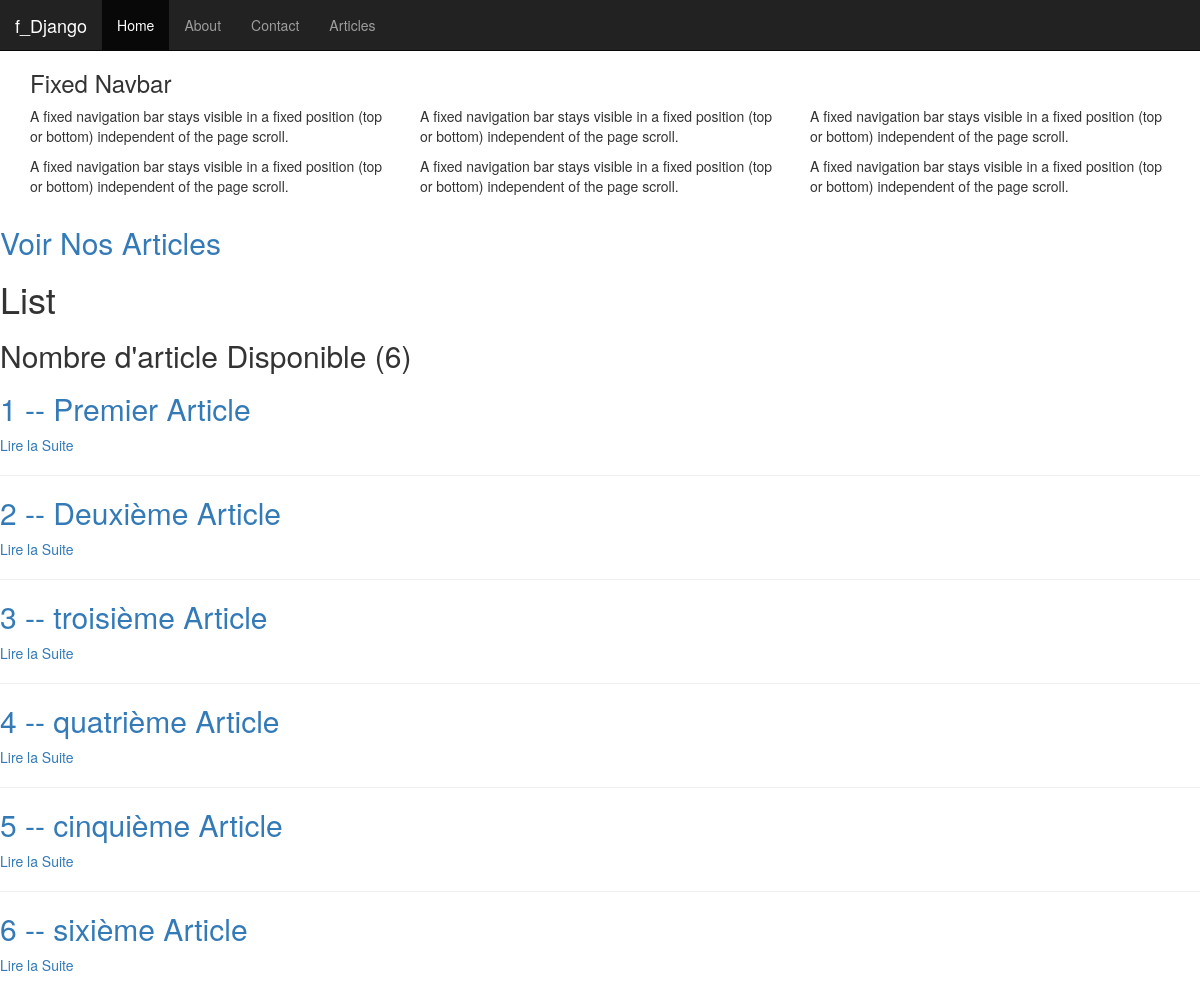
The page /myapp/list on the database its author committed.
### myapp/models.py (models this page shows, shortened)
class ModelsTemps(models.Model):
	date_creation = models.DateTimeField(auto_now_add=True)
	date_mise_a_jour = models.DateTimeField(auto_now=True)
	class Meta:
		abstract = True

class Articles(ModelsTemps):
	titre =  models.CharField(max_length=50)
	commentaire =  models.TextField(max_length=255)

### myapp/views.py (the view)
def list(request):
	Articles_var = Articles.objects.all()
	return render(request, 'myapp/list.html', {'Articles': Articles_var})

### myapp/templates/myapp/list.html (shortened to what this page needs)
{% extends "layouts/dispostion.html" %}
{% block content %}<h1>List</h1>
<h2> Nombre d'article Disponible ({{Articles|length}})</h2>
{% for Article in Articles %}
<article>
	<h2> <a href = "/myapp/Articles/{{Article.id}}">{{Article.id}} -- {{Article.titre}}</a></h2>
	<p> <a href = "/myapp/Articles/{{Article.id}}">Lire la Suite</a> </p>
</article>
{% if not forloop.last %}
<hr>
{% endif %}
{% empty %}
<p>Aucun Article Disponible </p>
{% endfor %}
{% endblock %}

### templates/layouts/dispostion.html (shortened to what this page needs)
<!DOCTYPE html>
<html lang="en">
  <head>
  </head>
  <body>
   {% include "layouts/nav.html"%}
    <h2> <a href="{% url 'myapp:list' %}"> Voir Nos Articles </a> </h2>
      {% block content %}{% endblock %}
  </body>
</html>

### templates/layouts/nav.html (shortened to what this page needs)
<!DOCTYPE html>
<html lang="en">
<head>
  <link rel="stylesheet" href="https://maxcdn.bootstrapcdn.com/bootstrap/3.3.7/css/bootstrap.min.css">
</head>
<body style="height:1500px">
<nav class="navbar navbar-inverse navbar-fixed-top">
  <div class="container-fluid">
    <div class="navbar-header">
      <a class="navbar-brand" href="#">f_Django</a>
    </div>
    <ul class="nav navbar-nav">
      <li class="active"><a href = "{% url 'home' %}">Home</a></li>
     <li><a   href = "{% url 'descriptions' %}">About</a></li>
		<li><a   href = "{% url 'contacts' %}">Contact</a></li>
		<li><a   href = "{% url 'myapp:list' %}">Articles</a></li>
    </ul>
  </div>
</nav>
<div class="container" style="margin-top:50px">
  <h3>Fixed Navbar</h3>
  <div class="row">
    <div class="col-md-4">
      <p>A fixed navigation bar stays visible in a fixed position (top or bottom) independent of the page scroll.</p>
      <p>A fixed navigation bar stays visible in a fixed position (top or bottom) independent of the page scroll.</p>
    </div>
    <div class="col-md-4">
      <p>A fixed navigation bar stays visible in a fixed position (top or bottom) independent of the page scroll.</p>
      <p>A fixed navigation bar stays visible in a fixed position (top or bottom) independent of the page scroll.</p>
    </div>
    <div class="col-md-4">
      <p>A fixed navigation bar stays visible in a fixed position (top or bottom) independent of the page scroll.</p>
      <p>A fixed navigation bar stays visible in a fixed position (top or bottom) independent of the page scroll.</p>
    </div>
  </div>
</div>
</body>
</html>

### rows shown on the page
Articles: id "1", titre "Premier Article"
Articles: id "2", titre "Deuxième Article"
Articles: id "3", titre "troisième Article"
Articles: id "4", titre "quatrième Article"
Articles: id "5", titre "cinquième Article"
Articles: id "6", titre "sixième Article"

### other values the page prints
{{ Articles|length }} "6"
